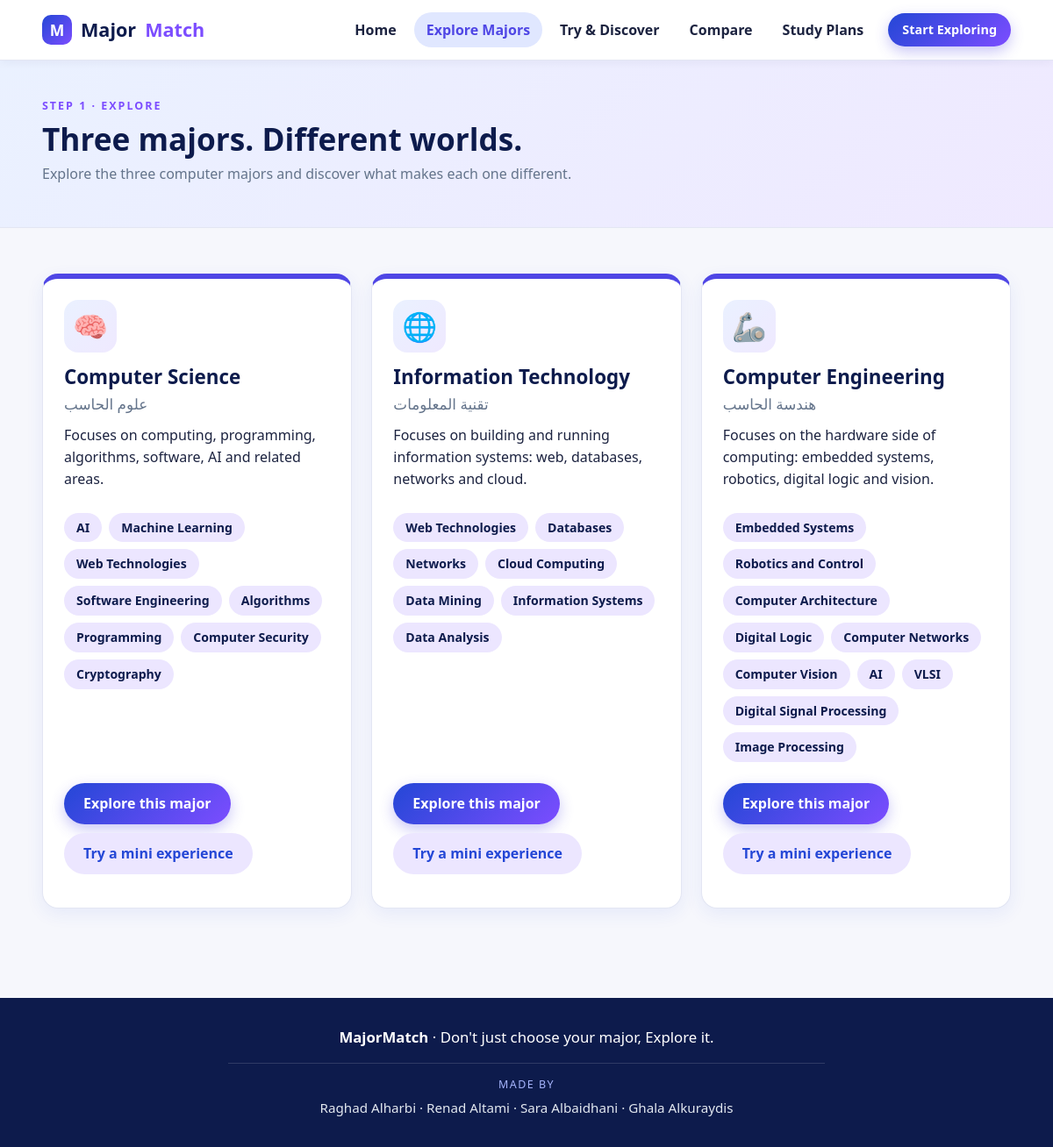
Page /php/majors.php on the committed database.
### tables this page shows
CREATE TABLE `majors` (
  `id` int(11) NOT NULL,
  `slug` varchar(5) NOT NULL,
  `name_ar` varchar(100) NOT NULL,
  `name_en` varchar(100) NOT NULL,
  `description` text DEFAULT NULL,
  `icon` varchar(10) DEFAULT NULL
);

CREATE TABLE `fields` (
  `id` int(11) NOT NULL,
  `major_id` int(11) NOT NULL,
  `name` varchar(100) NOT NULL,
  `description` text DEFAULT NULL,
  `category` varchar(20) DEFAULT NULL
);

### php/db.php (called while the page is built, shortened)
<?php
$DB_HOST = 'localhost';
$DB_NAME = 'majormatch';
$DB_USER = 'root';
$DB_PASS = '';
function mm_pdo() {
    global $DB_HOST, $DB_NAME, $DB_USER, $DB_PASS;
    static $pdo = false;
    if ($pdo !== false) return $pdo;
    try {
        $pdo = new PDO("mysql:host=$DB_HOST;dbname=$DB_NAME;charset=utf8mb4", $DB_USER, $DB_PASS, [
            PDO::ATTR_ERRMODE => PDO::ERRMODE_EXCEPTION,
            PDO::ATTR_DEFAULT_FETCH_MODE => PDO::FETCH_ASSOC,
        ]);
    } catch (Exception $e) {
        $pdo = null;
    }
    return $pdo;
}
function mm_rows($table, $where = []) {
    $pdo = mm_pdo();
    if ($pdo) {
        $sql = "SELECT * FROM $table";
        $params = [];
        if ($where) {
            $parts = [];
            foreach ($where as $col => $val) {
                $parts[] = "$col = ?";
                $params[] = $val;
            }
            if ($parts) $sql .= ' WHERE ' . implode(' AND ', $parts);
        }
        $sql .= ' ORDER BY id';
        $st = $pdo->prepare($sql);
        $st->execute($params);
        return $st->fetchAll();
    }
    $data = json_decode(file_get_contents(__DIR__ . '/fallback.json'), true);
    $rows = isset($data[$table]) ? $data[$table] : [];
    return $rows;
}
function e($s) { return htmlspecialchars((string)$s, ENT_QUOTES, 'UTF-8'); }

### php/majors.php (the view, shortened to what this page needs)
<?php
include 'header.php';
$colors = [
    'cs' => '#5b5bf0',
    'it' => '#2f7bff',
    'ce' => '#18a8f0'
];
$majors = array_filter(mm_rows('majors'), function ($m) {
    return in_array($m['slug'], ['cs', 'it', 'ce'], true);
});
$majors = array_values($majors);
?>
<section class="page-head">
  <div class="container">
    <p class="eyebrow">Step 1 · Explore</p>
    <h1>Three majors. Different worlds.</h1>
    <p class="muted">
      Explore the three computer majors and discover what makes each one different.
    </p>
  </div>
</section>
<section class="section" id="majors">
  <div class="container grid-2">
    <?php foreach ($majors as $m):
        $fields = mm_rows('fields', ['major_id' => $m['id']]);
    ?>
    <article class="card major-card"
      style="--c:<?= e($colors[$m['slug']] ?? '#5b5bf0') ?>">
      <div class="major-icon"><?= e($m['icon']) ?></div>
      <h3><?= e($m['name_en']) ?></h3>
      <div class="ar"><?= e($m['name_ar']) ?></div>
      <p><?= e($m['description']) ?></p>
      <div class="chips">
        <?php foreach ($fields as $f): ?>
          <span class="chip"><?= e($f['name']) ?></span>
        <?php endforeach; ?>
      </div>
      <div class="btn-row">
        <a class="btn btn-primary"
           href="major-details.php?major=<?= e($m['slug']) ?>">
          Explore this major
        </a>
        <a class="btn btn-soft"
           href="experience.php?major=<?= e($m['slug']) ?>">
          Try a mini experience
        </a>
      </div>
    </article>
    <?php endforeach; ?>
  </div>
</section>
<?php include 'footer.php'; ?>

### css/all_styles.css (style rules this page uses)
* { box-sizing: border-box; }
html { scroll-behavior: smooth; }
body { margin: 0; font-family: "Segoe UI", Arial, sans-serif; color: #1c2340; background-color: #f6f7fc; line-height: 1.55; }
h1, h2, h3, h4 { line-height: 1.25; margin: 0 0 12px 0; color: #0d1b4c; }
h1 { font-size: 2.6rem; }
h3 { font-size: 1.25rem; }
p { margin: 0 0 14px 0; }
a { color: #4f46e5; }
.container { width: 92%; max-width: 1300px; margin: 0 auto; }
.muted { color: #64748b; }
.eyebrow { text-transform: uppercase; letter-spacing: 2px; font-size: 0.78rem; font-weight: bold; color: #7c4dff; margin-bottom: 6px; }
.ar { color: #64748b; font-size: 1.05rem; margin-bottom: 10px; }
.btn { display: inline-block; border: none; cursor: pointer; font-family: inherit; font-size: 1rem; font-weight: bold; text-decoration: none; padding: 11px 22px; border-radius: 30px; transition: 0.2s; }
.btn-primary { background: linear-gradient(135deg, #2447d6, #7c4dff); color: #ffffff; box-shadow: 0 6px 16px rgba(79, 70, 229, 0.3); }
.btn-soft { background-color: #ece6ff; color: #2447d6; }
.btn-row { display: flex; flex-wrap: wrap; gap: 10px; margin: 14px 0; }
.section { padding: 52px 0; }
.page-head { background: linear-gradient(135deg, #eaf1ff, #efe9ff); padding: 42px 0 34px 0; border-bottom: 1px solid #e3e6f3; }
.page-head h1 { font-size: 2.2rem; margin-bottom: 6px; }
.card { background-color: #ffffff; border-radius: 18px; padding: 24px; box-shadow: 0 6px 20px rgba(36, 71, 214, 0.08); border: 1px solid #e3e6f3; }
.grid-2, .grid-3 { display: grid; grid-template-columns: repeat(3, 1fr); gap: 22px; }
.chips { display: flex; flex-wrap: wrap; gap: 8px; margin: 12px 0; }
.chip { display: inline-block; background-color: #ece6ff; color: #0d1b4c; padding: 6px 14px; border-radius: 20px; font-size: 0.88rem; font-weight: 600; text-decoration: none; }
.major-card { position: relative; overflow: hidden; display: flex; flex-direction: column; border-top: 6px solid #4f46e5; transition: 0.2s; }
.major-icon { width: 60px; height: 60px; line-height: 60px; text-align: center; border-radius: 16px; font-size: 2rem; background: linear-gradient(135deg, #eaf1ff, #efe9ff); margin-bottom: 14px; }
.major-card h3 { margin-bottom: 4px; font-size: 1.4rem; }
.major-card .btn-row { margin-top: auto; padding-top: 12px; }

### rows in the picture
majors: icon "🧠", name_en "Computer Science", name_ar "علوم الحاسب", description "Focuses on computing, programming, algorithms, software, AI and related areas."
fields: name "AI"
fields: name "Machine Learning"
fields: name "Web Technologies"
fields: name "Software Engineering"
fields: name "Algorithms"
fields: name "Programming"
fields: name "Computer Security"
fields: name "Cryptography"
majors: icon "🌐", name_en "Information Technology", name_ar "تقنية المعلومات", description "Focuses on building and running information systems: web, databases, networks and cloud."
fields: name "Web Technologies"
fields: name "Databases"
fields: name "Networks"
fields: name "Cloud Computing"
fields: name "Data Mining"
fields: name "Information Systems"
fields: name "Data Analysis"
majors: icon "🦾", name_en "Computer Engineering", name_ar "هندسة الحاسب", description "Focuses on the hardware side of computing: embedded systems, robotics, digital logic and vision."
fields: name "Embedded Systems"
fields: name "Robotics and Control"
fields: name "Computer Architecture"
fields: name "Digital Logic"
fields: name "Computer Networks"
fields: name "Computer Vision"
fields: name "AI"
fields: name "VLSI"
fields: name "Digital Signal Processing"
fields: name "Image Processing"

### other values in the picture
$item[1] "Home"
$item[1] "Explore Majors"
$item[1] "Try & Discover"
$item[1] "Compare"
$item[1] "Study Plans"
